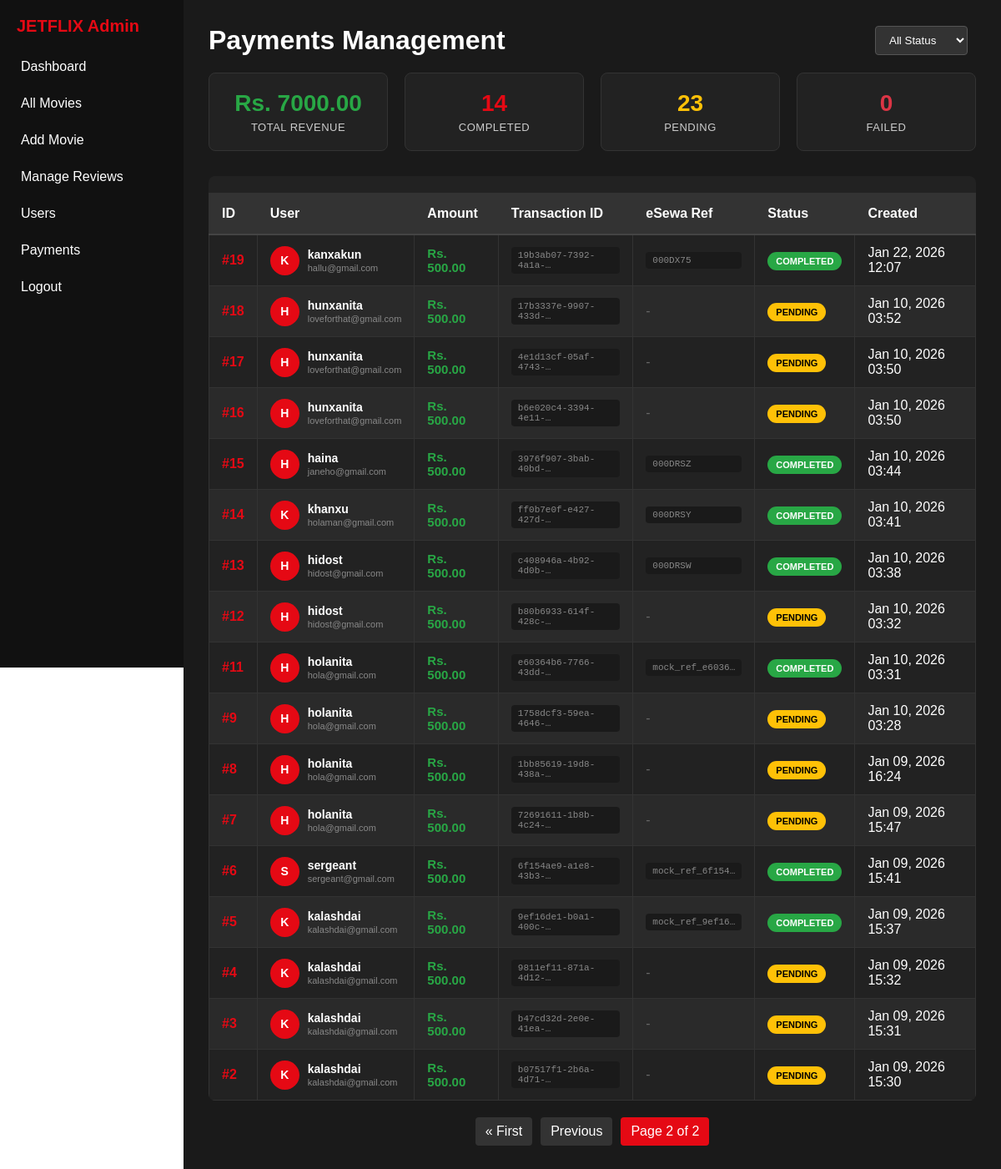
The app's page /adminpanel/payments/?page=2 (signed in) with its own data.
### home/models.py (models this page shows, shortened)
class Payment(models.Model):
    PAYMENT_STATUS = [
        ('pending', 'Pending'),
        ('completed', 'Completed'),
        ('failed', 'Failed'),
    ]
    id = models.AutoField(primary_key=True)
    user = models.ForeignKey(User, on_delete=models.CASCADE, related_name='payments')
    amount = models.DecimalField(max_digits=10, decimal_places=2, default=500.00)
    transaction_id = models.CharField(max_length=100, unique=True)
    esewa_ref_id = models.CharField(max_length=100, blank=True, null=True)
    status = models.CharField(max_length=20, choices=PAYMENT_STATUS, default='pending')
    created_at = models.DateTimeField(auto_now_add=True)

### adminpanel/views.py (the view)
# urls.py: path('payments/', views.manage_payments, name='manage_payments'),
@staff_member_required
def manage_payments(request):
    from home.models import Payment
    from django.db.models import Sum
    payments = Payment.objects.select_related('user').order_by('-created_at')
    total_revenue = Payment.objects.filter(status='completed').aggregate(Sum('amount'))['amount__sum'] or 0
    completed_payments = Payment.objects.filter(status='completed').count()
    pending_payments = Payment.objects.filter(status='pending').count()
    failed_payments = Payment.objects.filter(status='failed').count()
    paginator = Paginator(payments, 20)
    page_number = request.GET.get('page')
    page_obj = paginator.get_page(page_number)
    return render(request, 'adminpanel/manage_payments.html', {
        'page_obj': page_obj,
        'payments': page_obj,
        'total_revenue': total_revenue,
        'completed_payments': completed_payments,
        'pending_payments': pending_payments,
        'failed_payments': failed_payments,
    })

### home/context_processors.py (called while the page is built)
def all_movies(request):
    if request.user.is_authenticated:
        movies = Movie.objects.filter(is_published=True).select_related('language').prefetch_related('genres').all()
        return {'all_movies': movies}
    return {'all_movies': []}

### adminpanel/templates/adminpanel/manage_payments.html (shortened to what this page needs)
{% extends 'adminpanel/base.html' %}
{% block content %}
<div class="payments-header">
  <h1>Payments Management</h1>
  <div>
    <select class="filter-box" id="statusFilter">
      <option value="">All Status</option>
    </select>
  </div>
</div>
<div class="payments-stats">
  <div class="stat-card revenue">
    <div class="stat-number">Rs. {{ total_revenue|floatformat:2 }}</div>
    <div class="stat-label">Total Revenue</div>
  </div>
  <div class="stat-card">
    <div class="stat-number">{{ completed_payments }}</div>
    <div class="stat-label">Completed</div>
  </div>
  <div class="stat-card pending">
    <div class="stat-number">{{ pending_payments }}</div>
    <div class="stat-label">Pending</div>
  </div>
  <div class="stat-card failed">
    <div class="stat-number">{{ failed_payments }}</div>
    <div class="stat-label">Failed</div>
  </div>
</div>
<div class="payments-table">
  <table>
    <thead>
      <tr>
        <th>ID</th>
        <th>User</th>
        <th>Amount</th>
        <th>Transaction ID</th>
        <th>eSewa Ref</th>
        <th>Status</th>
        <th>Created</th>
      </tr>
    </thead>
    <tbody id="paymentsTableBody">
      {% for payment in payments %}
      <tr data-status="{{ payment.status }}">
        <td style="font-weight: 600; color: #e50914;">#{{ payment.id }}</td>
        <td>
          <div class="user-info">
            <div class="user-avatar">
              {{ payment.user.username|first|upper }}
            </div>
            <div class="user-details">
              <h4>{{ payment.user.username }}</h4>
              <p>{{ payment.user.email|default:"No email" }}</p>
            </div>
          </div>
        </td>
        <td class="amount-cell">Rs. {{ payment.amount }}</td>
        <td>
          <div class="transaction-id">{{ payment.transaction_id|truncatechars:20 }}</div>
        </td>
        <td>
          {% if payment.esewa_ref_id %}
            <div class="transaction-id">{{ payment.esewa_ref_id|truncatechars:15 }}</div>
          {% else %}
            <span style="color: #666;">-</span>
          {% endif %}
        </td>
        <td>
          <span class="status-badge status-{{ payment.status }}">
            {{ payment.get_status_display }}
          </span>
        </td>
        <td>{{ payment.created_at|date:"M d, Y H:i" }}</td>
      </tr>
      {% empty %}
      <tr>
        <td colspan="7" style="text-align: center; padding: 40px; color: #888;">
          No payments found.
        </td>
      </tr>
      {% endfor %}
    </tbody>
  </table>
</div>
{% if page_obj.has_other_pages %}
<div class="pagination">
  {% if page_obj.has_previous %}
    <a href="?page=1">&laquo; First</a>
    <a href="?page={{ page_obj.previous_page_number }}">Previous</a>
  {% endif %}
  <span class="current">
    Page {{ page_obj.number }} of {{ page_obj.paginator.num_pages }}
  </span>
</div>
{% endif %}
{% endblock %}

### adminpanel/templates/adminpanel/base.html (style rules this page uses)
* { margin: 0; padding: 0; box-sizing: border-box; font-family: Arial, sans-serif; }
body { display: flex; min-height: 100vh; }
table { width: 100%; border-collapse: collapse; margin-top: 20px; }
th, td { padding: 10px; text-align: left; border: 1px solid #333; }
th { background-color: #222; }
tr:nth-child(even) { background-color: #2a2a2a; }

### adminpanel/templates/adminpanel/manage_payments.html (style rules this page uses)
.payments-header { display: flex; justify-content: space-between; align-items: center; margin-bottom: 20px; }
.payments-stats { display: grid; grid-template-columns: repeat(4, 1fr); gap: 20px; margin-bottom: 30px; }
.stat-card { background: #222; padding: 20px; border-radius: 8px; text-align: center; border: 1px solid #333; }
.stat-number { font-size: 28px; font-weight: bold; color: #e50914; margin-bottom: 5px; }
.stat-label { font-size: 13px; color: #ccc; text-transform: uppercase; letter-spacing: 0.5px; }
.stat-card.revenue .stat-number { color: #28a745; }
.stat-card.pending .stat-number { color: #ffc107; }
.stat-card.failed .stat-number { color: #dc3545; }
.payments-table { background: #222; border-radius: 8px; overflow: hidden; }
.payments-table table { width: 100%; border-collapse: collapse; }
.payments-table th { background: #333; padding: 15px; text-align: left; font-weight: 600; color: #fff; border-bottom: 2px solid #444; }
.payments-table td { padding: 12px 15px; border-bottom: 1px solid #333; vertical-align: middle; }
.user-info { display: flex; align-items: center; gap: 10px; }
.user-avatar { width: 35px; height: 35px; border-radius: 50%; background: #e50914; display: flex; align-items: center; justify-content: center; color: white; font-weight: bold; font-size: 14px; }
.user-details h4 { margin: 0; font-size: 14px; color: #fff; }
.user-details p { margin: 2px 0 0 0; font-size: 11px; color: #888; }
.status-badge { padding: 5px 10px; border-radius: 12px; font-size: 11px; font-weight: 600; text-transform: uppercase; }
.status-completed { background: #28a745; color: white; }
.status-pending { background: #ffc107; color: #000; }
.amount-cell { font-weight: 700; font-size: 15px; color: #28a745; }
.transaction-id { font-family: monospace; font-size: 11px; color: #888; background: #1a1a1a; padding: 4px 8px; border-radius: 4px; }
.pagination { display: flex; justify-content: center; align-items: center; gap: 10px; margin-top: 20px; }
.pagination a, .pagination span { padding: 8px 12px; background: #333; color: #fff; text-decoration: none; border-radius: 4px; }
.pagination .current { background: #e50914; }
.filter-box { padding: 8px 12px; background: #333; border: 1px solid #555; border-radius: 4px; color: #fff; margin-right: 10px; }

### records on screen
Payment: id "19", user.username|first "K", user.username "kanxakun", user.email "hallu@gmail.com", amount "500.00", transaction_id "19b3ab07-7392-4a1a-…", esewa_ref_id "000DX75", status "COMPLETED", created_at "Jan 22, 2026 12:07"
Payment: id "18", user.username|first "H", user.username "hunxanita", user.email "loveforthat@gmail.com", amount "500.00", transaction_id "17b3337e-9907-433d-…", status "PENDING", created_at "Jan 10, 2026 03:52"
Payment: id "17", user.username|first "H", user.username "hunxanita", user.email "loveforthat@gmail.com", amount "500.00", transaction_id "4e1d13cf-05af-4743-…", status "PENDING", created_at "Jan 10, 2026 03:50"
Payment: id "16", user.username|first "H", user.username "hunxanita", user.email "loveforthat@gmail.com", amount "500.00", transaction_id "b6e020c4-3394-4e11-…", status "PENDING", created_at "Jan 10, 2026 03:50"
Payment: id "15", user.username|first "H", user.username "haina", user.email "janeho@gmail.com", amount "500.00", transaction_id "3976f907-3bab-40bd-…", esewa_ref_id "000DRSZ", status "COMPLETED", created_at "Jan 10, 2026 03:44"
Payment: id "14", user.username|first "K", user.username "khanxu", user.email "holaman@gmail.com", amount "500.00", transaction_id "ff0b7e0f-e427-427d-…", esewa_ref_id "000DRSY", status "COMPLETED", created_at "Jan 10, 2026 03:41"
Payment: id "13", user.username|first "H", user.username "hidost", user.email "hidost@gmail.com", amount "500.00", transaction_id "c408946a-4b92-4d0b-…", esewa_ref_id "000DRSW", status "COMPLETED", created_at "Jan 10, 2026 03:38"
Payment: id "12", user.username|first "H", user.username "hidost", user.email "hidost@gmail.com", amount "500.00", transaction_id "b80b6933-614f-428c-…", status "PENDING", created_at "Jan 10, 2026 03:32"
Payment: id "11", user.username|first "H", user.username "holanita", user.email "hola@gmail.com", amount "500.00", transaction_id "e60364b6-7766-43dd-…", esewa_ref_id "mock_ref_e6036…", status "COMPLETED", created_at "Jan 10, 2026 03:31"
Payment: id "9", user.username|first "H", user.username "holanita", user.email "hola@gmail.com", amount "500.00", transaction_id "1758dcf3-59ea-4646-…", status "PENDING", created_at "Jan 10, 2026 03:28"
Payment: id "8", user.username|first "H", user.username "holanita", user.email "hola@gmail.com", amount "500.00", transaction_id "1bb85619-19d8-438a-…", status "PENDING", created_at "Jan 09, 2026 16:24"
Payment: id "7", user.username|first "H", user.username "holanita", user.email "hola@gmail.com", amount "500.00", transaction_id "72691611-1b8b-4c24-…", status "PENDING", created_at "Jan 09, 2026 15:47"
Payment: id "6", user.username|first "S", user.username "sergeant", user.email "sergeant@gmail.com", amount "500.00", transaction_id "6f154ae9-a1e8-43b3-…", esewa_ref_id "mock_ref_6f154…", status "COMPLETED", created_at "Jan 09, 2026 15:41"
Payment: id "5", user.username|first "K", user.username "kalashdai", user.email "kalashdai@gmail.com", amount "500.00", transaction_id "9ef16de1-b0a1-400c-…", esewa_ref_id "mock_ref_9ef16…", status "COMPLETED", created_at "Jan 09, 2026 15:37"
Payment: id "4", user.username|first "K", user.username "kalashdai", user.email "kalashdai@gmail.com", amount "500.00", transaction_id "9811ef11-871a-4d12-…", status "PENDING", created_at "Jan 09, 2026 15:32"
Payment: id "3", user.username|first "K", user.username "kalashdai", user.email "kalashdai@gmail.com", amount "500.00", transaction_id "b47cd32d-2e0e-41ea-…", status "PENDING", created_at "Jan 09, 2026 15:31"
Payment: id "2", user.username|first "K", user.username "kalashdai", user.email "kalashdai@gmail.com", amount "500.00", transaction_id "b07517f1-2b6a-4d71-…", status "PENDING", created_at "Jan 09, 2026 15:30"

### other values on screen
{{ total_revenue|floatformat:2 }} "7000.00"
{{ completed_payments }} "14"
{{ pending_payments }} "23"
{{ failed_payments }} "0"
{{ page_obj.number }} "2"
{{ page_obj.paginator.num_pages }} "2"
